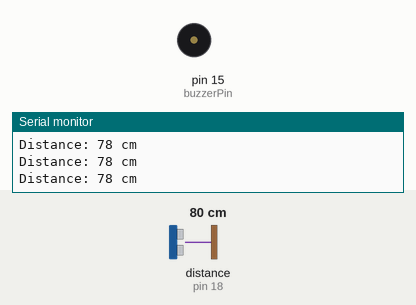
The sketch below on a simulated Arduino Uno, built with avr-gcc and run on an emulated ATmega328P. On the bench: buzzer (waves = sounding, pin HIGH), the last lines printed to the serial monitor. Wiring (inferred from the names in the program): ultrasonic range finder: trigger pin 5; echo pin 18. The inputs (shaded band) are chosen by the test bench; at power-on: distance to the obstacle (sensor on pin 18) 80 cm. The echo pulse lasts 58.3 µs per cm; pins used as bus, display or sensor lines are not drawn.

Above: at 0.9 s.
1.3 s: distance to the obstacle (sensor on pin 18) set to 2 cm
4.3 s: distance to the obstacle (sensor on pin 18) set to 4 cm
At 4.59 s:
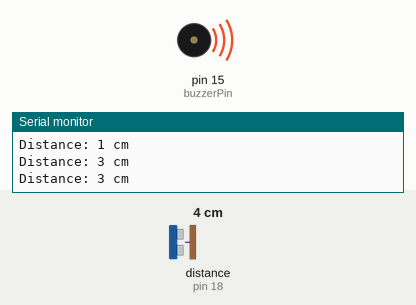
7.3 s: distance to the obstacle (sensor on pin 18) set to 97 cm
10.3 s: distance to the obstacle (sensor on pin 18) set to 106 cm
At 10.3 s:
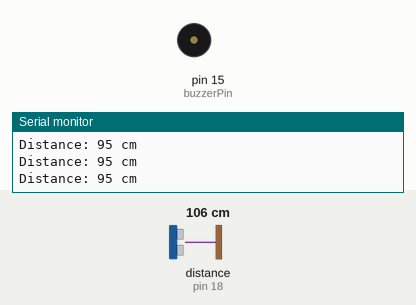
11.8 s: distance to the obstacle (sensor on pin 18) set to 9 cm
At 12.0 s:
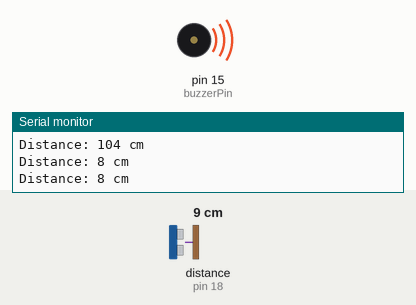
Timing chart, 0 to 15.8 s (numbered marks = the images above; inputs shaded):
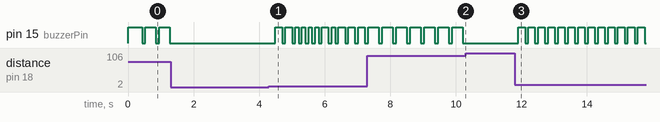

The sketch:

UltraSonic.ino
```cpp
// Pins
const int trigPin = 5;  // Trigger pin of the ultrasonic sensor
const int echoPin = 18; // Echo pin of the ultrasonic sensor
const int buzzerPin = 15; // Pin connected to the buzzer
unsigned long currentTime, previousTime, delayTime;

// Variables
long duration;
int distance;

void setup() {
  // Initialize the serial communication
  Serial.begin(9600);

  // Set pin modes
  pinMode(trigPin, OUTPUT);
  pinMode(echoPin, INPUT);
  pinMode(buzzerPin, OUTPUT);
  digitalWrite(buzzerPin, LOW);
}

void loop() {
  currentTime = millis(); // Get the current time

  // Clear the trigger pin
  digitalWrite(trigPin, LOW);
  delayMicroseconds(2);

  // Set the trigger pin high for 10 microseconds
  digitalWrite(trigPin, HIGH);
  delayMicroseconds(10);
  digitalWrite(trigPin, LOW);

  // Read the echo pin
  duration = pulseIn(echoPin, HIGH);

  // Calculate distance in cm
  distance = duration * 0.034 / 2;

  // Print distance on the serial monitor
  Serial.print("Distance: ");
  Serial.print(distance);
  Serial.println(" cm");

  // If distance is less than 20cm, buzz the buzzer
  if (distance < 100 && distance >= 2) {
    // Map distance to a delay time between 200 and 400 milliseconds
    delayTime = map(distance, 2, 100, 200, 400);

    digitalWrite(buzzerPin, HIGH); // Turn the buzzer on

    // Control the buzzer's on-off timing
    if (currentTime - previousTime >= delayTime) {
      digitalWrite(buzzerPin, LOW); // Turn the buzzer off
      previousTime = currentTime;   // Reset the timer
    }
  } else {
    // Turn off the buzzer if the distance is more than 20cm
    digitalWrite(buzzerPin, LOW);
  }

  delay(100); // Short delay before the next measurement
}
```

Measured:
- the behaviour switches between 101 and 102 cm on distance to the obstacle (sensor on pin 18) (found by bisection; images 1 and 2)
- after the input at 1.3 s, pin 15 (buzzerPin): stops changing and stays LOW
- after the input at 4.3 s, pin 15 (buzzerPin): LOW → HIGH after 0.20 s, → LOW 0.20 s later, → HIGH 0.10 s later, → LOW 0.20 s later, … (22 changes in this stretch)
- after the input at 10.3 s, pin 15 (buzzerPin): stops changing and stays LOW
- after the input at 11.8 s, pin 15 (buzzerPin): alternates HIGH for 0.20 s and LOW for 0.10 s, starting after 0.11 s
- by itself, pin 15 (buzzerPin): repeats every 0.42 s: LOW 0.11 s, HIGH 0.32 s
